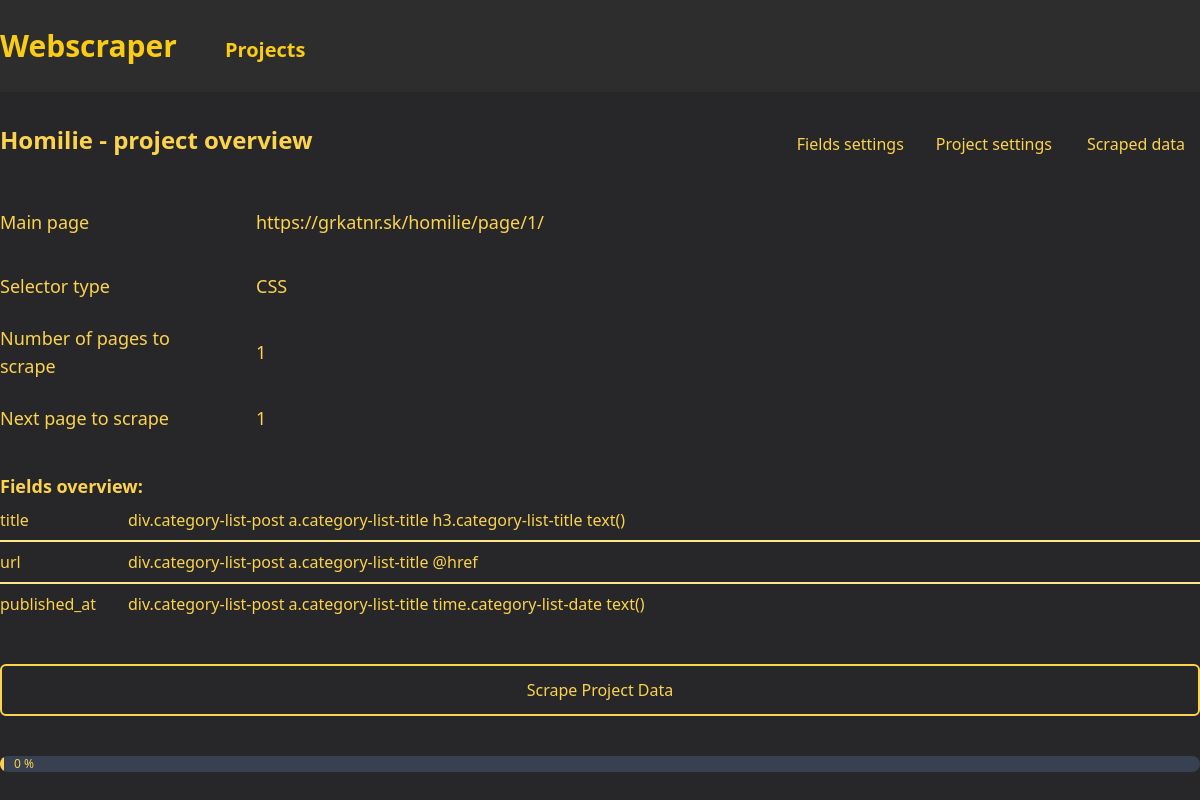
/project-overview/3/, run on an earlier commit of the app's database.
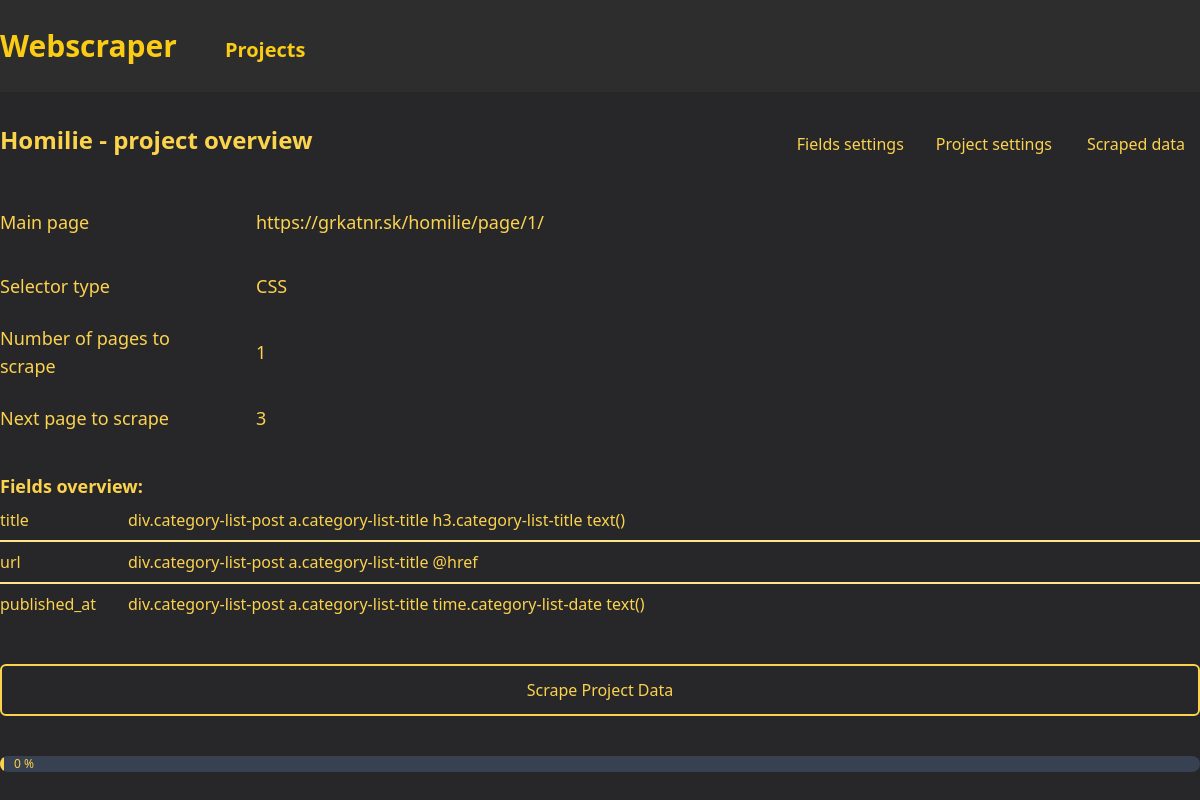
And on a later commit of the database.
### projects/models.py (models this page shows, shortened)
class Project(models.Model):
    SELECTOR_CHOICES = [
        ("xPath", "xPath"),
        ("CSS", "CSS"),
    ]
    main_page_url = models.CharField(max_length=1023)
    name = models.CharField(max_length=1023, default="", blank=True, null=True)
    number_of_pages_to_scrape = models.IntegerField(default=0)
    next_page_to_scrape = models.IntegerField(default=0)
    selector_type = models.CharField(max_length=10, choices=SELECTOR_CHOICES)
    component_path = models.CharField(max_length=1023, blank=True, null=True)
    fields = models.JSONField(default=default_fields)
    created_at = models.DateTimeField(auto_now_add=True)
    updated_at = models.DateTimeField(auto_now=True)

### projects/views.py (the view)
class ProjectOverviewView(View):
    def get(self, request, project_id):
        project = get_object_or_404(Project, id=project_id)
        return render(
            request,
            "projects/project_overview.html",
            {
                "project": project,
                "fields": project.fields["fields"],
            },
        )

### projects/templates/projects/project_overview.html (shortened to what this page needs)
{% extends 'base.html' %}
{% load static %}
{% block content %}
<div class="flex justify-between mb-8 sticky top-0 z-10">
    <div class="text-2xl text-amber-300 font-bold">{{ project.name }} - project overview</div>
    <div class="flex gap-x-2">
        <a href="{% url 'project' project.id %}" class="px-3 py-2 min-w-32 items-center text-center text-amber-300  hover:bg-amber-300 hover:text-zinc-800 rounded-md font-medium">
            Fields settings
        </a>
        <a href="{% url 'projects:update_project' project.id %}" class="px-3 py-2 min-w-32 items-center text-center text-amber-300  hover:bg-amber-300 hover:text-zinc-800 rounded-md font-medium">
            Project settings
        </a>
        <a href="{% url 'scraped_data:show_data' project.id %}" class="px-3 py-2 min-w-32 items-center text-center text-amber-300 hover:bg-amber-300 hover:text-zinc-800 rounded-md font-medium">
            Scraped data
        </a>
    </div>
</div>
<div class="flex flex-col gap-6">
    <div class="flex flex-row items-center align-middle w-full gap-8 text-lg text-amber-300 py-3 font-medium">
        <div class="   min-w-56 w-fit align-middle">
            Main page
        </div>
        <div class="w-full text-amber-300 ">
            {{ project.main_page_url }}
        </div>
    </div>
    <div class="flex flex-row items-center align-middle w-full gap-8 text-lg text-amber-300 font-medium">
        <div class="   min-w-56 w-fit align-middle">
            Selector type
        </div>
        <div class="w-full text-amber-300 ">
            {{ project.selector_type }}
        </div>
    </div>
    <div class="flex flex-row items-center align-middle w-full gap-8 text-lg text-amber-300 font-medium">
        <div class="min-w-56 w-fit align-middle">
            Number of pages to scrape
        </div>
        <div class="w-full text-amber-300 ">
            {% if project.number_of_pages_to_scrape == 0 %}All pages{%else%}{{ project.number_of_pages_to_scrape }}{%endif%}
        </div>
    </div>
    <div class="flex flex-row items-center align-middle w-full gap-8 text-lg text-amber-300 font-medium">
        <div class="min-w-56 w-fit align-middle">
            Next page to scrape
        </div>
        <div class="w-full text-amber-300 ">
            {{ project.next_page_to_scrape }}
        </div>
    </div>
</div>
<div class="flex text-lg font-bold text-amber-300 w-full mt-10">
    Fields overview:
</div>
<div class="w-full flex flex-col divide-y-2 divide-amber-200">
    {% if fields.items %}
        {% for field in fields.values %}
            <div class="flex flex-row w-full shrink-0 py-2">
                <div
                    class="min-w-32 items-center text-left text-amber-300 font-medium"
                >
                    {{ field.name }}
                </div>
                <div class="flex gap-4 text-amber-300 font-normal items-center text-wrap">
                    {{field.selector}}
                    {{field.attribute}}
                </div>
            </div>
        {% endfor %}
    {% else %}
            <div class="flex font-medium text-lg text-amber-300">
                No saved fields
            </div>
    {% endif %}
</div>
<form method="POST" action="{% url 'scrape_data' project.id %}" class="flex gap-8 my-10">
    <button type="submit" class="py-3 w-full items-center text-center text-amber-300 border-2 border-amber-300  hover:bg-amber-300 hover:text-zinc-800 rounded-md font-medium">
        Scrape Project Data
    </button>
</form>
{% include 'common/scraping_progress_bar.html' with project=project %}
{% endblock %}

What changed in the data, as far as the page shows it:
changed Project "Homilie": next_page_to_scrape "1" → "3"
